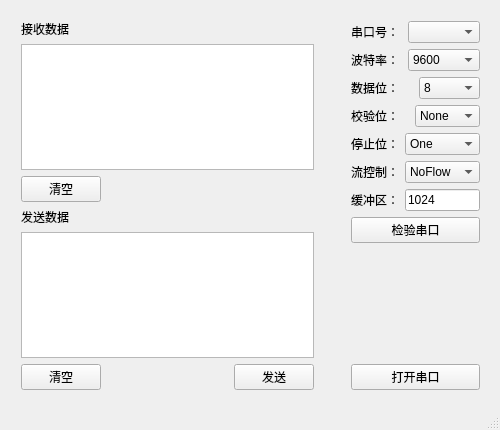
<?xml version="1.0" encoding="UTF-8"?>
<ui version="4.0">
 <class>MainWindow</class>
 <widget class="QMainWindow" name="MainWindow">
  <property name="geometry">
   <rect>
    <x>0</x>
    <y>0</y>
    <width>500</width>
    <height>430</height>
   </rect>
  </property>
  <property name="minimumSize">
   <size>
    <width>500</width>
    <height>430</height>
   </size>
  </property>
  <property name="maximumSize">
   <size>
    <width>500</width>
    <height>430</height>
   </size>
  </property>
  <property name="windowTitle">
   <string>MainWindow</string>
  </property>
  <widget class="QWidget" name="centralWidget">
   <widget class="QWidget" name="verticalLayoutWidget_3">
    <property name="geometry">
     <rect>
      <x>10</x>
      <y>9</y>
      <width>315</width>
      <height>392</height>
     </rect>
    </property>
    <layout class="QVBoxLayout" name="verticalLayout_3">
     <item>
      <layout class="QVBoxLayout" name="verticalLayout_4">
       <item>
        <widget class="QLabel" name="label_6">
         <property name="text">
          <string>接收数据</string>
         </property>
        </widget>
       </item>
       <item>
        <widget class="QTextEdit" name="txtRec"/>
       </item>
       <item>
        <layout class="QHBoxLayout" name="horizontalLayout_6">
         <item>
          <widget class="QPushButton" name="pbnRecTxtClear">
           <property name="text">
            <string>清空</string>
           </property>
          </widget>
         </item>
         <item>
          <spacer name="horizontalSpacer">
           <property name="orientation">
            <enum>Qt::Horizontal</enum>
           </property>
           <property name="sizeHint" stdset="0">
            <size>
             <width>40</width>
             <height>20</height>
            </size>
           </property>
          </spacer>
         </item>
        </layout>
       </item>
      </layout>
     </item>
     <item>
      <layout class="QVBoxLayout" name="verticalLayout_2">
       <item>
        <widget class="QLabel" name="label_7">
         <property name="text">
          <string>发送数据</string>
         </property>
        </widget>
       </item>
       <item>
        <widget class="QTextEdit" name="txtSend"/>
       </item>
       <item>
        <layout class="QHBoxLayout" name="horizontalLayout_7">
         <item>
          <widget class="QPushButton" name="pbnSendTxtClear">
           <property name="text">
            <string>清空</string>
           </property>
          </widget>
         </item>
         <item>
          <spacer name="horizontalSpacer_2">
           <property name="orientation">
            <enum>Qt::Horizontal</enum>
           </property>
           <property name="sizeHint" stdset="0">
            <size>
             <width>40</width>
             <height>20</height>
            </size>
           </property>
          </spacer>
         </item>
         <item>
          <widget class="QPushButton" name="pbnSend">
           <property name="text">
            <string>发送</string>
           </property>
          </widget>
         </item>
        </layout>
       </item>
      </layout>
     </item>
    </layout>
   </widget>
   <widget class="QWidget" name="verticalLayoutWidget">
    <property name="geometry">
     <rect>
      <x>340</x>
      <y>10</y>
      <width>151</width>
      <height>391</height>
     </rect>
    </property>
    <layout class="QVBoxLayout" name="verticalLayout">
     <item>
      <layout class="QHBoxLayout" name="horizontalLayout">
       <item>
        <widget class="QLabel" name="label">
         <property name="text">
          <string>串口号：</string>
         </property>
        </widget>
       </item>
       <item>
        <widget class="QComboBox" name="cbbNum"/>
       </item>
      </layout>
     </item>
     <item>
      <layout class="QHBoxLayout" name="horizontalLayout_2">
       <item>
        <widget class="QLabel" name="label_2">
         <property name="text">
          <string>波特率：</string>
         </property>
        </widget>
       </item>
       <item>
        <widget class="QComboBox" name="cbbBaudRate">
         <item>
          <property name="text">
           <string>9600</string>
          </property>
         </item>
         <item>
          <property name="text">
           <string>19200</string>
          </property>
         </item>
         <item>
          <property name="text">
           <string>38400</string>
          </property>
         </item>
         <item>
          <property name="text">
           <string>57600</string>
          </property>
         </item>
         <item>
          <property name="text">
           <string>115200</string>
          </property>
         </item>
        </widget>
       </item>
      </layout>
     </item>
     <item>
      <layout class="QHBoxLayout" name="horizontalLayout_3">
       <item>
        <widget class="QLabel" name="label_3">
         <property name="text">
          <string>数据位：</string>
         </property>
        </widget>
       </item>
       <item>
        <widget class="QComboBox" name="cbbDataBits">
         <item>
          <property name="text">
           <string>8</string>
          </property>
         </item>
         <item>
          <property name="text">
           <string>7</string>
          </property>
         </item>
         <item>
          <property name="text">
           <string>6</string>
          </property>
         </item>
         <item>
          <property name="text">
           <string>5</string>
          </property>
         </item>
        </widget>
       </item>
      </layout>
     </item>
     <item>
      <layout class="QHBoxLayout" name="horizontalLayout_4">
       <item>
        <widget class="QLabel" name="label_4">
         <property name="text">
          <string>校验位：</string>
         </property>
        </widget>
       </item>
       <item>
        <widget class="QComboBox" name="cbbCheckBit">
         <item>
          <property name="text">
           <string>None</string>
          </property>
         </item>
         <item>
          <property name="text">
           <string>Even</string>
          </property>
         </item>
         <item>
          <property name="text">
           <string>Odd</string>
          </property>
         </item>
         <item>
          <property name="text">
           <string>Space</string>
          </property>
         </item>
         <item>
          <property name="text">
           <string>Mark</string>
          </property>
         </item>
        </widget>
       </item>
      </layout>
     </item>
     <item>
      <layout class="QHBoxLayout" name="horizontalLayout_5">
       <item>
        <widget class="QLabel" name="label_5">
         <property name="text">
          <string>停止位：</string>
         </property>
        </widget>
       </item>
       <item>
        <widget class="QComboBox" name="cbbStopBit">
         <item>
          <property name="text">
           <string>One</string>
          </property>
         </item>
         <item>
          <property name="text">
           <string>OneAndHalf</string>
          </property>
         </item>
         <item>
          <property name="text">
           <string>Two</string>
          </property>
         </item>
        </widget>
       </item>
      </layout>
     </item>
     <item>
      <layout class="QHBoxLayout" name="horizontalLayout_8">
       <item>
        <widget class="QLabel" name="label_8">
         <property name="text">
          <string>流控制：</string>
         </property>
        </widget>
       </item>
       <item>
        <widget class="QComboBox" name="cbbFlowCtrl">
         <item>
          <property name="text">
           <string>NoFlow</string>
          </property>
         </item>
         <item>
          <property name="text">
           <string>Hardware</string>
          </property>
         </item>
         <item>
          <property name="text">
           <string>Software</string>
          </property>
         </item>
        </widget>
       </item>
      </layout>
     </item>
     <item>
      <layout class="QHBoxLayout" name="horizontalLayout_9">
       <item>
        <widget class="QLabel" name="label_9">
         <property name="text">
          <string>缓冲区：</string>
         </property>
        </widget>
       </item>
       <item>
        <widget class="QLineEdit" name="LEditBufferSize">
         <property name="text">
          <string>1024</string>
         </property>
        </widget>
       </item>
      </layout>
     </item>
     <item>
      <widget class="QPushButton" name="pbnCheckPort">
       <property name="text">
        <string>检验串口</string>
       </property>
      </widget>
     </item>
     <item>
      <spacer name="verticalSpacer">
       <property name="orientation">
        <enum>Qt::Vertical</enum>
       </property>
       <property name="sizeHint" stdset="0">
        <size>
         <width>20</width>
         <height>40</height>
        </size>
       </property>
      </spacer>
     </item>
     <item>
      <widget class="QPushButton" name="pbnOpenPort">
       <property name="text">
        <string>打开串口</string>
       </property>
      </widget>
     </item>
    </layout>
   </widget>
  </widget>
  <widget class="QStatusBar" name="statusBar"/>
 </widget>
 <layoutdefault spacing="6" margin="11"/>
 <resources/>
 <connections/>
</ui>
